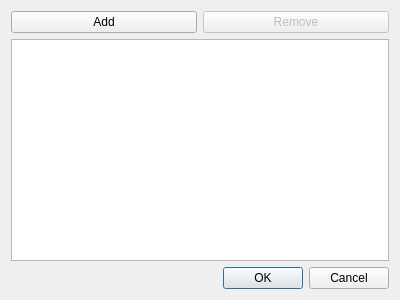
<?xml version="1.0" encoding="UTF-8"?>
<ui version="4.0">
 <class>DialogEditFileList</class>
 <widget class="QDialog" name="DialogEditFileList">
  <property name="geometry">
   <rect>
    <x>0</x>
    <y>0</y>
    <width>400</width>
    <height>300</height>
   </rect>
  </property>
  <property name="windowTitle">
   <string>Edit File List</string>
  </property>
  <property name="modal">
   <bool>true</bool>
  </property>
  <layout class="QGridLayout" name="gridLayout">
   <item row="3" column="0" colspan="2">
    <widget class="QDialogButtonBox" name="buttonBox">
     <property name="standardButtons">
      <set>QDialogButtonBox::Cancel|QDialogButtonBox::Ok</set>
     </property>
    </widget>
   </item>
   <item row="1" column="0" colspan="2">
    <widget class="QListWidget" name="listWidget"/>
   </item>
   <item row="0" column="0">
    <widget class="QPushButton" name="pushButtonAdd">
     <property name="text">
      <string>Add</string>
     </property>
    </widget>
   </item>
   <item row="0" column="1">
    <widget class="QPushButton" name="pushButtonRemove">
     <property name="enabled">
      <bool>false</bool>
     </property>
     <property name="text">
      <string>Remove</string>
     </property>
    </widget>
   </item>
  </layout>
 </widget>
 <resources/>
 <connections>
  <connection>
   <sender>buttonBox</sender>
   <signal>accepted()</signal>
   <receiver>DialogEditFileList</receiver>
   <slot>accept()</slot>
   <hints>
    <hint type="sourcelabel">
     <x>199</x>
     <y>277</y>
    </hint>
    <hint type="destinationlabel">
     <x>199</x>
     <y>149</y>
    </hint>
   </hints>
  </connection>
  <connection>
   <sender>buttonBox</sender>
   <signal>rejected()</signal>
   <receiver>DialogEditFileList</receiver>
   <slot>reject()</slot>
   <hints>
    <hint type="sourcelabel">
     <x>199</x>
     <y>277</y>
    </hint>
    <hint type="destinationlabel">
     <x>199</x>
     <y>149</y>
    </hint>
   </hints>
  </connection>
 </connections>
</ui>
